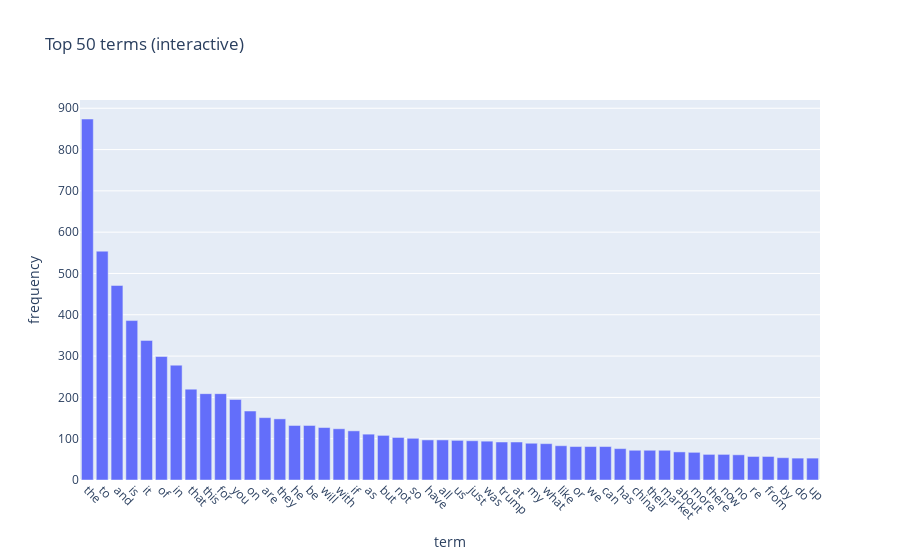

Notebook source saved alongside this figure:
### Markdown cell above
### >>> **Exercise 12 (take home):**

### Code cell
# Answer here

import plotly.express as px

# compute term frequencies
term_freq = np.asarray(X_counts.sum(axis=0)).ravel()
topK = 50
top_idx = np.argsort(term_freq)[-topK:][::-1]
top_terms = vocab[top_idx]
top_counts = term_freq[top_idx]

fig = px.bar(x=top_terms, y=top_counts, labels={'x':'term', 'y':'frequency'},
             title=f"Top {topK} terms (interactive)")
fig.update_layout(xaxis_tickangle=45)
fig.show()

### Figure 1 — Plotly figure (JSON) as saved in the notebook; plotly's stock layout.template omitted (floating-point values rounded to 4 significant figures)
{"data": [{"hovertemplate": "term=%{x}<br>frequency=%{y}<extra></extra>", "legendgroup": "", "marker": {"color": "#636efa", "pattern": {"shape": ""}}, "name": "", "orientation": "v", "showlegend": false, "textposition": "auto", "type": "bar", "x": ["the", "to", "and", "is", "it", "of", "in", "that", "this", "for", "you", "on", "are", "they", "he", "be", "will", "with", "if", "as", "but", "not", "so", "have", "all", "us", "just", "was", "trump", "at", "my", "what", "like", "or", "we", "can", "has", "china", "their", "market", "about", "more", "there", "now", "no", "re", "from", "by", "do", "up"], "xaxis": "x", "y": [874, 554, 471, 386, 338, 299, 278, 220, 209, 209, 195, 167, 151, 148, 132, 132, 127, 124, 119, 111, 108, 103, 101, 97, 97, 96, 95, 94, 92, 92, 89, 88, 83, 81, 81, 81, 76, 72, 72, 72, 68, 67, 62, 62, 61, 57, 57, 54, 53, 53], "yaxis": "y"}], "layout": {"barmode": "relative", "legend": {"tracegroupgap": 0}, "title": {"text": "Top 50 terms (interactive)"}, "xaxis": {"anchor": "y", "domain": [0, 1], "tickangle": 45, "title": {"text": "term"}}, "yaxis": {"anchor": "x", "domain": [0, 1], "title": {"text": "frequency"}}}}
